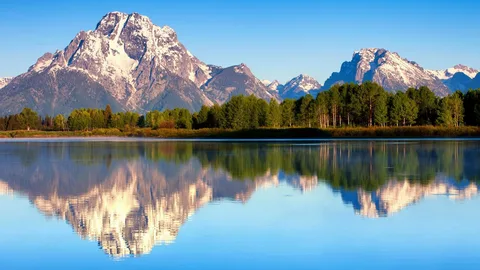
#> input picture _5_3/_5/img_1.png, 480 x 270 px
$ python _5.py
#> lines starting #> are read from the running program, lines starting #| are printed output that depends on the picture
import cv2

# Загружаем изображения
image1 = cv2.imread("img_1.png")
#> image1 is the input picture: shape (270, 480, 3); mean B, G, R 159.5, 145.6, 117.8
image2 = cv2.imread("img_2.png")
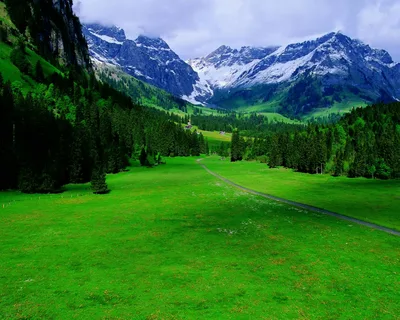
#> input picture _5_3/_5/img_2.png, 400 x 320 px
#> image2 is the input picture: shape (320, 400, 3); mean B, G, R 58.3, 111.2, 55.4

# Изменяем размер второго изображения, чтобы оно совпадало с размерами первого
image2 = cv2.resize(image2, (image1.shape[1], image1.shape[0]))
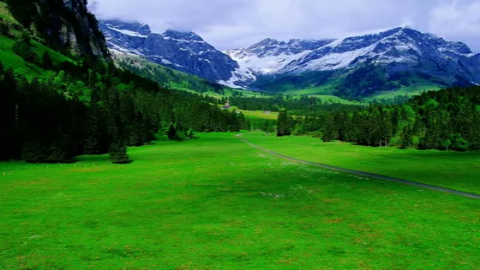
#> image2: shape (270, 480, 3); mean B, G, R 58.2, 111.1, 55.3

# Наложение изображений
result = cv2.addWeighted(image1, 0.5, image2, 0.3, 0)
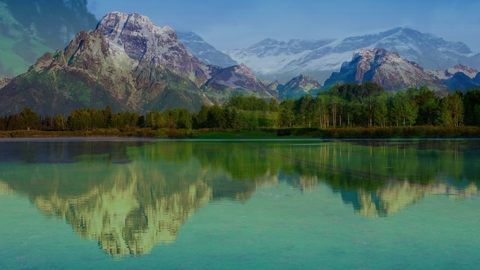
#> result: shape (270, 480, 3); mean B, G, R 97.2, 106.1, 75.5

# Отображение результата
cv2.imshow("Result", result)
cv2.waitKey(0)
cv2.destroyAllWindows()
